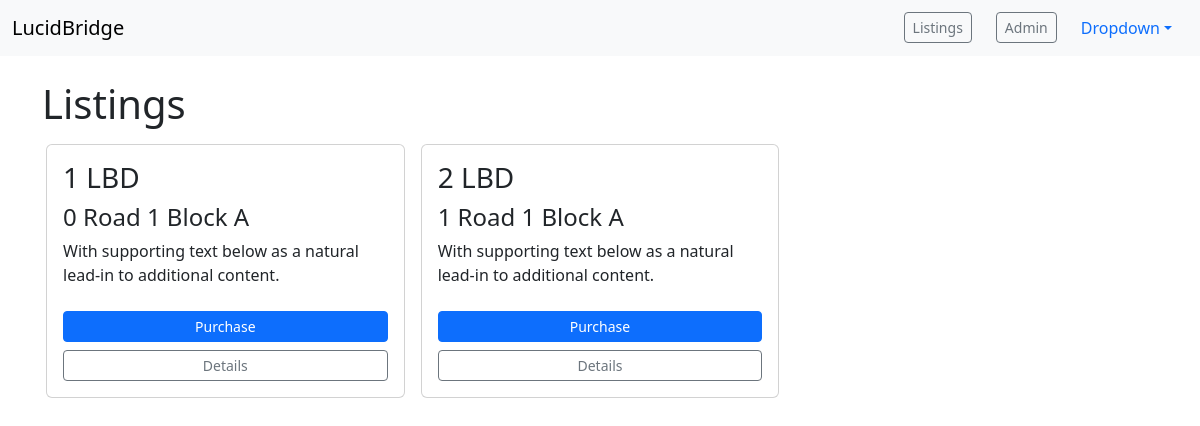
Page /listings/ on the earlier database version.
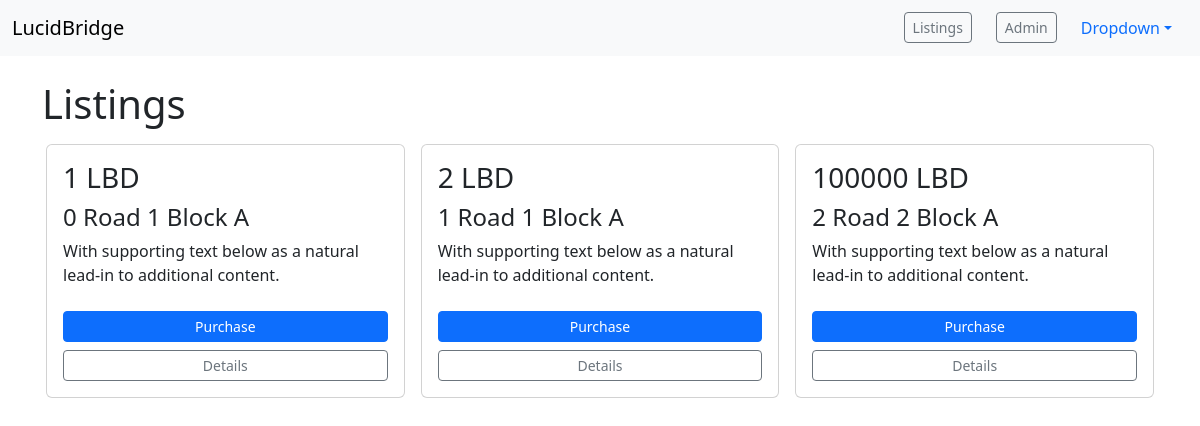
Same page on the later database version.
### payments/models.py (models this page shows)
class Listing(models.Model):
    name = models.CharField(max_length=100, help_text="Name of the property, street specifically, again.")
    property_type = models.CharField(max_length=500, choices=property_type_choices)
    square_feet = models.CharField(max_length=100, blank=True)
    lot_size = models.CharField(max_length=100, blank=True)
    stories = models.CharField(max_length=100, blank=True)
    street = models.CharField(max_length=500)
    city = models.CharField(max_length=100)
    zip = models.CharField(max_length=100, blank=True)
    state = models.CharField(max_length=100, blank=True)
    territory = models.CharField(max_length=100)
    price = models.IntegerField()
    image = models.URLField(blank=True)
    Owner = models.ForeignKey(User, on_delete=models.CASCADE)
    def get_absolute_url(self):
        path = reverse('propdetails', args=[self.pk])
        return path

### payments/views.py (the view)
# urls.py: path("listings/" , views.listonsale, name='listings-page', ),
def listonsale(request):
    listings = Listing.objects.all()
    return render(request, 'listings.html', {'listings': listings})

### payments/templates/listings.html (shortened to what this page needs)
{% extends "base.html" %}
{% block content %}
<br>
  <h1>Listings</h1>
    <div class="row row-cols-1 row-cols-sm-1 row-cols-md-3 g-2">
        {% for listing in listings %}
        <div class="col-sm-4 p-2">
          <div class="card" style="max-width: 25rem;">
            <div class="card-body">
              <h3>{{listing.price}} LBD</h3>
              <h4 class="card-title">{{ listing.street }}</h4>
              <p class="card-text">With supporting text below as a natural lead-in to additional content.</p>
              <form method="post" action="/listing/buy">
                <input type="submit" value="Purchase" class="btn btn-sm btn-primary mt-2 w-100">
              </form>
              <a href="{{ listing.get_absolute_url }}" class="btn btn-sm btn-outline-secondary mt-2 w-100">Details</a>
            </div>
          </div>
        </div>
        <br>
    {% endfor %}
    </div>
  </div>
{% endblock %}

Differences in the rows shown:
added Listing: price "100000", street "2 Road 2 Block A"
